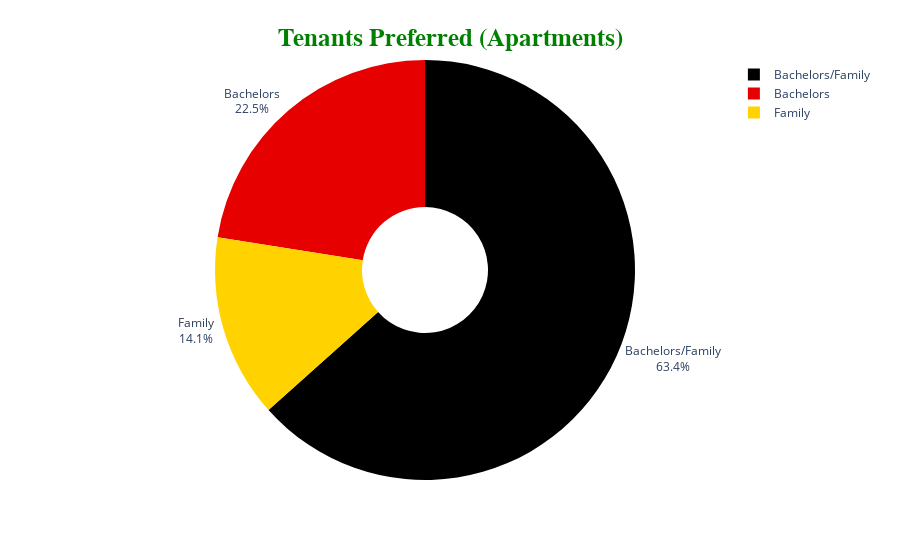

Source (notebook cell):
### Code cell
prop = df['marital_status_pref'].value_counts()
prop = dict(prop)

fig = px.pie(values=list(prop.values()), names=list(prop.keys()), hole=0.3,
            color_discrete_sequence=px.colors.sequential.Hot)
fig.update_traces(textposition='outside', textinfo='percent+label')

fig.update_layout(title_text="<b>Tenants Preferred (Apartments)</b>",
                 title_font_size=25,
                 title_font_color='green',
                 title_font_family='Titillium Web',
                 title_x=0.5,
                 title_y=0.95,
                 title_xanchor='center',
                 title_yanchor='top'
                 )

### Figure 1 — Plotly figure (JSON) as saved in the notebook; plotly's stock layout.template omitted (floating-point values rounded to 4 significant figures)
{"data": [{"domain": {"x": [0, 1], "y": [0, 1]}, "hole": 0.3, "hovertemplate": "label=%{label}<br>value=%{value}<extra></extra>", "labels": ["Bachelors/Family", "Bachelors", "Family"], "legendgroup": "", "name": "", "showlegend": true, "textinfo": "percent+label", "textposition": "outside", "type": "pie", "values": [3780, 1342, 842]}], "layout": {"legend": {"tracegroupgap": 0}, "margin": {"t": 60}, "piecolorway": ["rgb(0,0,0)", "rgb(230,0,0)", "rgb(255,210,0)", "rgb(255,255,255)"], "title": {"font": {"color": "green", "family": "Titillium Web", "size": 25}, "text": "<b>Tenants Preferred (Apartments)</b>", "x": 0.5, "xanchor": "center", "y": 0.95, "yanchor": "top"}}}
